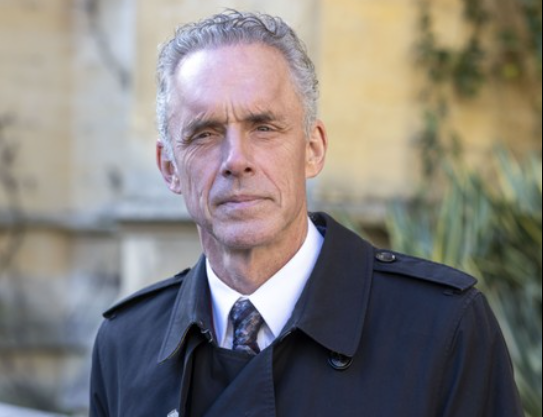
#> input picture person.png, 543 x 417 px; its folder holds only this picture in this run
$ python ascii.py
#> lines starting #> are read from the running program, lines starting #| are printed output that depends on the picture
import os
from PIL import Image

# Character palette: Darkest to Lightest
ASCII_CHARS = "@#%*+=-:. "

def generate_ascii_final(target_name):
    # 1. Check if the file exists using a loop
#> called with target_name = 'person.png'
    files_in_folder = os.listdir(".")
    found_file = False

    for file in files_in_folder:
        if file.lower() == target_name.lower():
            found_file = True
            break

    if found_file == False:
        print(f"Error: {target_name} not found.")
        return

    try:
        # 2. Load and Resize
        img = Image.open(target_name)
#> img is the input picture: PIL image 543x417 RGBA; mean R, G, B, A 130.8, 126.4, 122.8, 255
        width = 100
        # Calculate height with 0.5 aspect ratio correction
        height = int((img.height / img.width) * width * 0.5)
#> height = 38
        img = img.resize((width, height))
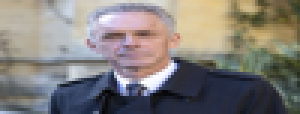
#> img: PIL image 100x38 RGBA (shown 3 times larger); mean R, G, B, A 130.8, 126.4, 122.8, 255
        img = img.convert("L") # Grayscale
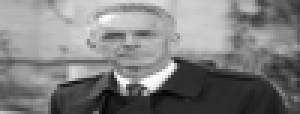
#> img: PIL image 100x38 L (shown 3 times larger); min 3, max 255, mean 127.3

        # Load pixels into a coordinate-accessible map
        pixel_map = img.load()
        num_chars = len(ASCII_CHARS)
        bucket_size = 256 / num_chars

        # 3. Outer loop for rows (Y-axis)
        for y in range(height):
            line = ""

            # 4. Inner loop for columns (X-axis)
            for x in range(width):
                pixel_value = pixel_map[x, y]

                # 5. Conditional loop to determine which character to use
                char_to_add = ASCII_CHARS[-1] # Default to lightest
                for i in range(num_chars):
                    # Check if pixel brightness falls within the current bucket
                    if pixel_value < (i + 1) * bucket_size:
                        char_to_add = ASCII_CHARS[i]
                        break

                line += char_to_add

            # 6. Print the row only if it contains data
            if len(line) > 0:
                print(line)

    except Exception as e:
        print(f"An error occurred: {e}")

# Run the final loop-based version
generate_ascii_final("person.png")
